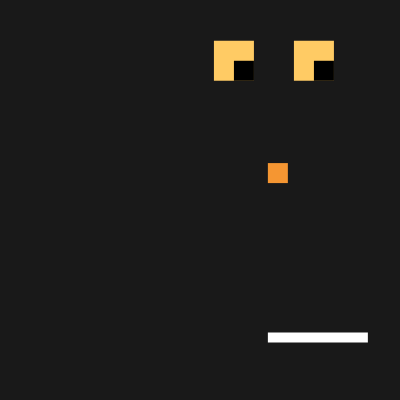
Frame 1 (no input)
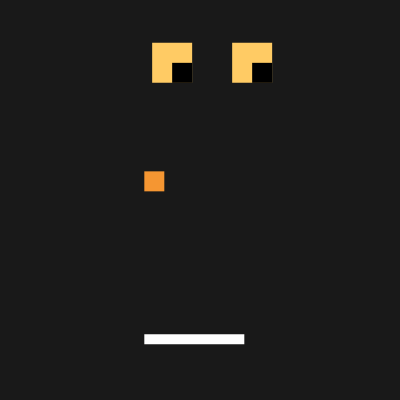
Frame 60 (no input)
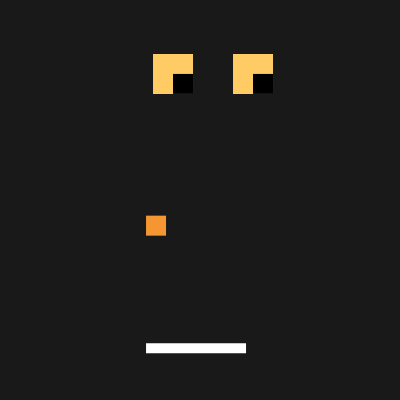
Frame 120 (the mouse pressed at the canvas centre since frame 60)

The p5.js sketch that drew these frames (run headless with seeded random() and noise() and a simulated clock; from frame 60 on, the mouse is pressed at the canvas centre):

// p5.js sketch
// ── sketch.js
var xoff = 0;
var yoff = 1;


function setup() {
  let cnv = createCanvas(400, 400);
  // cnv.position(windowHeight/2-200, windowWidth/2-200);

}

function draw() {
  background(25);


  var x = map(noise(xoff), 0,1,0,width);
  var y = map(noise(yoff), 0,1,0,width);
  var rc = random(0,255);
  xoff += 0.01;
  yoff -= 0.01;

  noStroke();

  z=0;
  for (let i = 0; i < 2; i++) {
  z=z+80;
  print(z);
  fill(255, 203, 100);
  rect(x/2+z, y/4, 40,40);

  fill(0, 0, 0);
  rect(x/2+z+20, y/4+20, 20,20);

}





  fill(245, 150, 50);
  rect(x, y, 20,20);

  fill (255);
  rect(x, y*0.2+300, 100,10);

}
